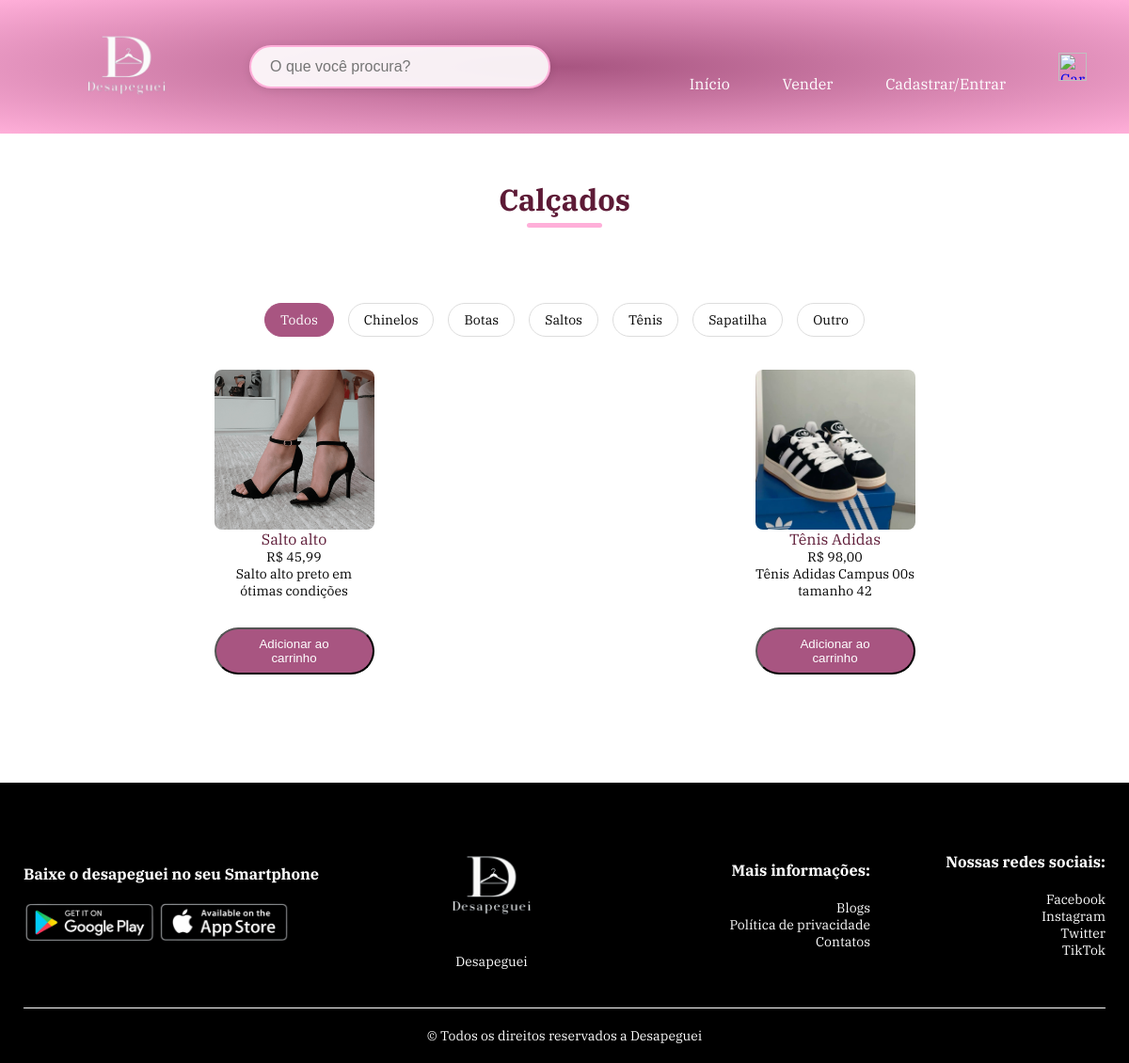
Screenshot of /categorias/calcados.php with the database file from the repository.
### tables this page shows
CREATE TABLE `anuncios` (
  `id` int(11) NOT NULL,
  `usuario_id` int(11) NOT NULL,
  `titulo` varchar(255) NOT NULL,
  `descricao` text NOT NULL,
  `estado` enum('novo','usado') NOT NULL,
  `categoria` varchar(50) NOT NULL,
  `preco` decimal(10,2) NOT NULL,
  `imagens` text DEFAULT NULL,
  `data_criacao` datetime DEFAULT current_timestamp(),
  `subcategoria` varchar(100) DEFAULT NULL
);

### categorias/calcados.php (the view, shortened to what this page needs)
<?php
require_once __DIR__ . '/../php/conexao.php';
$categoria = 'calcados';
$subcategoria = $_GET['subcategoria'] ?? '';
if ($subcategoria) {
    $stmt = $pdo->prepare("SELECT * FROM anuncios WHERE categoria = ? AND subcategoria = ?");
    $stmt->execute([$categoria, $subcategoria]);
} else {
    $stmt = $pdo->prepare("SELECT * FROM anuncios WHERE categoria = ?");
    $stmt->execute([$categoria]);
}
$anuncios = $stmt->fetchAll();
?>
<!DOCTYPE html>
<html lang="pt-br">
<head>
    <link rel="stylesheet" href="../assets/css/style.css" />
</head>
<body>
<div class="banner">
    <div class="container">
        <div class="navbar">
            <div class="logo">
                <a href="../index.php"><img src="../assets/img/logoTeste.png" alt="desapeguei" width="180"></a>
            </div>
            <form class="barra-pesquisa" action="../php/buscar.php" method="GET">
                    <input type="search" name="q" placeholder="O que você procura?">
            </form>
            <nav>
                <ul id="menuItens">
                    <li><a href="../index.php">Início</a></li>
                    <li><a href="../vender.php">Vender</a></li>
                    <?php if (isset($_SESSION['usuario'])): ?>
                        <li class="dropdown">
                            <a href="../php/minha_conta.php" class="dropbtn">Minha Conta</a>
                            <div class="dropdown-content">
                                <a href="../php/minha_loja.php">Minha Loja</a>
                                <a href="../php/logout.php">Sair</a>
                            </div>
                        </li>
                    <?php else: ?>
                        <li><a href="../cadastro.html">Cadastrar/Entrar</a></li>
                    <?php endif; ?>
                </ul>
            </nav>
            <a href="../php/carrinho.php" id="btnCarrinho">
                <img src="../assets/img/carrinho (2).png" alt="Carrinho" width="30px" height="30px">
            </a>
        </div>
    </div>
</div>
<div class="pagina-busca">
    <div class="container">
        <h1 class="titulo">Calçados</h1>
        <div class="filtros">
            <a href="calcados.php" class="btn-filtro <?= empty($_GET['subcategoria']) ? 'ativo' : '' ?>">Todos</a>
            <a href="calcados.php?subcategoria=chinela" class="btn-filtro <?= ($_GET['subcategoria'] ?? '') === 'chinela' ? 'ativo' : '' ?>">Chinelos</a>
            <a href="calcados.php?subcategoria=bota" class="btn-filtro <?= ($_GET['subcategoria'] ?? '') === 'bota' ? 'ativo' : '' ?>">Botas</a>
            <a href="calcados.php?subcategoria=salto" class="btn-filtro <?= ($_GET['subcategoria'] ?? '') === 'salto' ? 'ativo' : '' ?>">Saltos</a>
            <a href="calcados.php?subcategoria=tenis" class="btn-filtro <?= ($_GET['subcategoria'] ?? '') === 'tenis' ? 'ativo' : '' ?>">Tênis</a>
            <a href="calcados.php?subcategoria=sapatilha" class="btn-filtro <?= ($_GET['subcategoria'] ?? '') === 'sapatilha' ? 'ativo' : '' ?>">Sapatilha</a>
            <a href="calcados.php?subcategoria=outro" class="btn-filtro <?= ($_GET['subcategoria'] ?? '') === 'outro' ? 'ativo' : '' ?>">Outro</a>
        </div>
        <div class="linha produtos-container">
            <?php if (count($anuncios) > 0): ?>
                <?php foreach ($anuncios as $anuncio): ?>
                    <?php
                        $imagens = explode(',', $anuncio['imagens']);
                        $imagem_principal = $imagens[0] ?? 'placeholder.png';
                    ?>
                    <div class="col-4 produto" onclick="window.location.href='../php/produto.php?id=<?= $anuncio['id'] ?>'">
                        <div class="produto-conteudo">
                            <img src="../uploads/<?= htmlspecialchars($imagem_principal) ?>" alt="<?= htmlspecialchars($anuncio['titulo']) ?>">
                            <h4><?= htmlspecialchars($anuncio['titulo']) ?></h4>
                            <p>R$ <?= number_format($anuncio['preco'], 2, ',', '.') ?></p>
                            <p><?= htmlspecialchars($anuncio['descricao']) ?></p>
                        </div>
                        <form action="../php/adicionar_carrinho.php" method="POST" class="form-adicionar" onclick="event.stopPropagation();">
                            <button type="submit" class="btn btn-adicionar-carrinho">Adicionar ao carrinho</button>
                        </form>
                    </div>
                <?php endforeach; ?>
            <?php endif; ?>
        </div>
    </div>
</div>
<footer class="rodape">
    <div class="container">
        <div class="linha">
            <div class="rodape-col-1">
                <h3>Baixe o desapeguei no seu Smartphone</h3>
                <div class="app-logo">
                    <img src="../assets/img/google.png" alt="">
                    <img src="../assets/img/apple.png" alt="">
                </div>
            </div>
            <div class="rodape-col-2">
                <img src="../assets/img/logoTeste.png" alt="">
                <p>Desapeguei</p>
            </div>
            <div class="rodape-col-3">
                <h3>Mais informações:</h3>
                <ul>
                    <li>Blogs</li>
                    <li>Política de privacidade</li>
                    <li>Contatos</li>
                </ul>
            </div>
            <div class="rodape-col-4">
                <h3>Nossas redes sociais:
</h3>
                <ul>
                    <li>Facebook</li>
                    <li>Instagram</li>
                    <li>Twitter</li>
                    <li>TikTok</li>
                </ul>
            </div>
        </div>
        <hr>
        <p class="direitos"> &#169; Todos os direitos reservados a Desapeguei </p>
    </div>
</footer>
</body>
</html>

### assets/css/style.css (style rules this page uses)
* { margin: 0; padding: 0; box-sizing: border-box; }
:root { --cor-padrao: #ffafd9; --cor-padrao-hover: #A85581; --cor-fonte: #fff; --cor-fonte-p: #555; --cor-btn: #A85581; --cor-btn-hover: #412c2c; --cor-btn-fonte: #000; --cor-fonte-corpo: #5D1A36; --cor-fonte-corpo-leve: #777; }
body { font-family: 'IBM Plex Serif', serif; }
.banner { background: radial-gradient(var(--cor-padrao-hover), var(--cor-padrao)); }
.container { max-width: 1300px; margin: auto; padding-right: 25px; padding-left: 25px; }
.navbar { display: flex; align-items: center; padding: 20px; }
nav { flex: 1; text-align: right; }
nav ul { display: inline-block; list-style-type: none; }
nav ul li { display: inline-block; margin-right: 20px; }
nav ul li a { text-decoration: none; color: var(--cor-fonte); }
.linha { display: flex; align-items: center; flex-wrap: wrap; justify-content: space-around; }
.btn { text-decoration: none; color: var(--cor-fonte); background: var(--cor-btn); padding:8px 30px; margin: 30px 0; border-radius: 30px; transition: background 0.6s; }
.navbar { display: flex; align-items: center; justify-content: space-between; flex-wrap: wrap; padding: 20px; gap: 20px; }
.logo { flex: 1; }
.logo img { width: 180px; transition: transform 0.3s ease; }
.barra-pesquisa { position: relative; flex: 2; max-width: 600px; margin: 0 20px; }
.barra-pesquisa input[type="search"] { width: 100%; padding: 12px 45px 12px 20px; border: 2px solid var(--cor-padrao); border-radius: 30px; font-size: 16px; background: rgba(255,255,255,0.9); transition: all 0.3s; box-shadow: 0 2px 10px rgba(0,0,0,0.1); }
nav { flex: 3; text-align: right; }
nav ul { display: inline-block; list-style: none; }
nav ul li { position: relative; transition: all 0.3s ease; }
nav ul li a { position: relative; padding: 8px 16px; transition: all 0.3s ease; display: inline-block; }
nav ul li a::after { content: ''; position: absolute; bottom: -5px; left: 50%; transform: translateX(-50%); width: 0; height: 2px; background-color: var(--cor-fonte); transition: width 0.3s ease, background-color 0.3s ease; }
.col-4 { flex-basis: 25%; max-width: 200px; padding: 10px; margin-bottom: 50px; transition : transform 0.3s; }
.col-4 img { width: 170px; height: 170px; width: 100%; display: block; object-fit: cover; margin: 0 auto; border-radius: 8px; object-position: center; }
.titulo { position: relative; line-height: 60px; margin: 0 auto 80px; text-align: center; color: var(--cor-fonte-corpo); }
.titulo::after { content: ''; background-color: var(--cor-padrao); width: 80px; height: 5px; border-radius: 5px; position: absolute; bottom: 0; left: 50%; transform: translateX(-50%); }
h4 { color: var(--cor-fonte-corpo); font-weight: normal; }
.col-4 p { font-size: 14px; }
.rodape { background: var(--cor-btn-fonte); color: var(--cor-fonte); padding: 60px 0 20px; font-size: 14px; }
.rodape h3 { color: var(--cor-fonte); margin-bottom: 20px; }
.rodape-col-1,.rodape-col-2 ,.rodape-col-3, .rodape-col-4 { min-width: 250px; margin-bottom: 20px; }
.rodape-col-1 { flex-basis: 30% }
.rodape-col-2 { flex: 1; text-align: center; }
.rodape-col-2 img { width: 180px; margin-bottom: 20px; }
.rodape-col-3, .rodape-col-4 { flex-basis: 12%; text-align: right; }
ul { list-style-type: none; }
.app-logo { margin-top: 20px; }
.app-logo img { width: 140px; }
.rodape hr { border: none; height: 1px; background: var(--cor-fonte); margin: 20px 0; }
.direitos { text-align: center; }
.filtros { display: flex; justify-content: center; gap: 15px; margin: 20px 0; }
.btn-filtro { text-decoration: none; padding: 8px 15px; background: white; border: 1px solid var(--cor-padrao-hover); border-radius: 20px; cursor: pointer; }
.produto { text-align: center; margin-bottom: 30px; padding: 15px; border-radius: 10px; transition: all 0.3s; }
.pagina-busca { padding: 40px 0; min-height: 60vh; }
.btn-filtro { padding: 8px 16px; border: 1px solid #ddd; border-radius: 20px; background: white; color: var(--cor-btn-fonte); cursor: pointer; transition: all 0.3s; font-size: 14px; }
.btn-filtro:hover, .btn-filtro.ativo { background: var(--cor-btn); color: white; border-color: var(--cor-btn); }

### rows the page displays
anuncios: imagens (picture), titulo "Salto alto", preco "45,99", descricao "Salto alto preto em ótimas condições"
anuncios: imagens (picture), titulo "Tênis Adidas", preco "98,00", descricao "Tênis Adidas Campus 00s tamanho 42"
